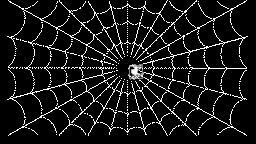

Below is a game level as drawn by its tile map, then a one-line description and the .tmx file that defines it, in full:
An orthogonal 16x9 tile map with 16x16 px tiles, 3 tile layers (map, objects, foreground), 3 tilesets.

<map version="1.2" tiledversion="1.3.2" orientation="orthogonal" renderorder="right-down" width="16" height="9" tilewidth="16" tileheight="16" hexsidelength="0" infinite="0" nextlayerid="6" nextobjectid="1" compressionlevel="0">
  <properties />
  <tileset firstgid="1" source="..\Actors.tsx" />
  <tileset firstgid="257" source="..\Blocks.tsx" />
  <tileset firstgid="513" source="lvl_spider.tileset.tsx" />
  <layer id="1" name="map" width="16" height="9">
    <data encoding="csv">
513,514,515,516,517,518,519,520,521,522,523,524,525,526,527,528,
529,530,531,532,533,534,535,536,537,538,539,540,541,542,543,529,
544,545,546,547,548,549,550,551,552,553,554,555,556,557,558,559,
560,561,562,563,564,565,566,567,568,569,570,571,572,573,574,575,
576,577,578,579,580,581,582,583,584,585,586,587,588,589,590,591,
592,593,594,595,596,597,598,599,600,601,602,603,604,605,606,607,
608,609,610,611,612,613,614,615,616,617,618,619,620,621,622,623,
529,624,625,626,627,628,629,630,631,632,633,634,635,636,637,529,
638,639,640,641,642,643,644,645,646,647,648,649,650,651,652,653
</data>
  </layer>
  <layer id="2" name="objects" width="16" height="9">
    <data encoding="csv">
0,0,0,0,0,0,0,0,0,0,0,0,0,0,0,0,
0,0,0,0,0,0,0,0,0,0,0,0,0,0,0,0,
0,0,0,0,0,0,0,0,0,0,0,0,0,0,0,0,
0,0,0,0,0,0,0,0,0,0,0,0,0,0,0,0,
0,0,0,0,0,0,0,0,2,0,0,0,0,0,0,0,
0,0,0,0,0,0,0,0,0,0,0,0,0,0,0,0,
0,0,0,0,0,0,0,0,0,0,0,0,0,0,0,0,
0,0,0,0,0,0,0,0,0,0,0,0,0,0,0,0,
0,0,0,0,0,0,0,0,0,0,0,0,0,0,0,0
</data>
  </layer>
  <layer id="3" name="foreground" width="16" height="9">
    <data encoding="csv">
0,0,0,0,0,0,0,0,0,0,0,0,0,0,0,0,
0,0,0,0,0,0,0,0,0,0,0,0,0,0,0,0,
0,0,0,0,0,0,0,0,0,0,0,0,0,0,0,0,
0,0,0,0,0,0,0,0,0,0,0,0,0,0,0,0,
0,0,0,0,0,0,0,0,0,0,0,0,0,0,0,0,
0,0,0,0,0,0,0,0,0,0,0,0,0,0,0,0,
0,0,0,0,0,0,0,0,0,0,0,0,0,0,0,0,
0,0,0,0,0,0,0,0,0,0,0,0,0,0,0,0,
0,0,0,0,0,0,0,0,0,0,0,0,0,0,0,0
</data>
  </layer>
  <objectgroup id="5" name="events" />
</map>
